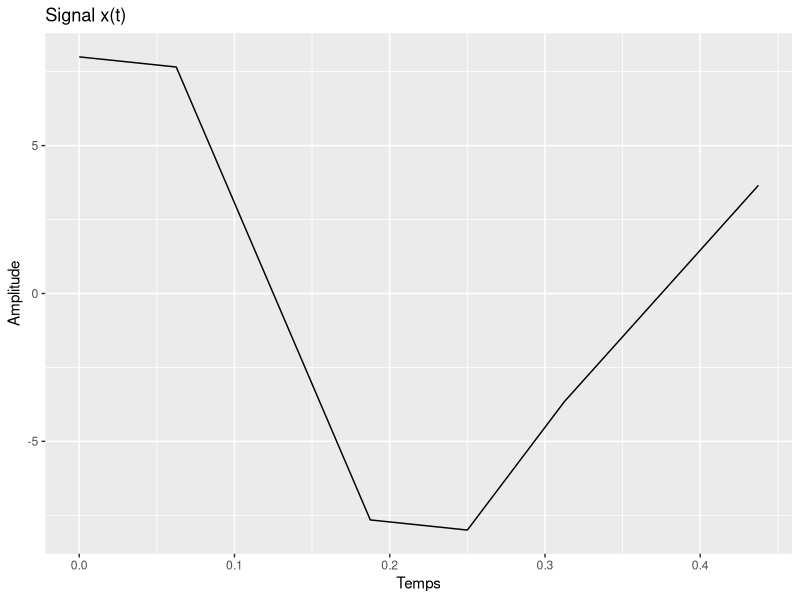
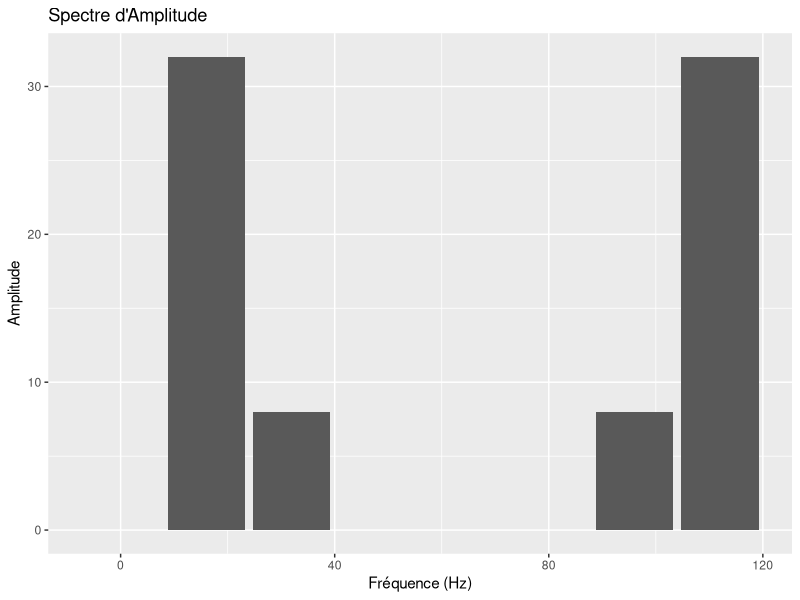

R code for these plots, in order:
### Question 1 ###

# Définir les paramètres
N <- 8
Te <- 1/16  # Période d'échantillonnage (fe = 16 Hz)
t <- seq(0, (N-1)*Te, by=Te)  # Créer un vecteur de temps

print(t)

# Définir la fonction x(t)
x <- function(t) {
  return(2 * sin(8 * pi * t) + 8 * cos(4 * pi * t))
}

# Échantillonner le signal x(t) pour obtenir xn
xn <- x(t)

# Calculer la TFD en utilisant la fonction fft()
Xk <- fft(xn)

print(Xk)

### Question 2 ###

library(ggplot2)

# Créer un data frame pour le signal xn
df_signal <- data.frame(t, xn)

# Tracer le signal dans le domaine temporel
(
  ggplot(df_signal, aes(x=t, y=xn))
  + geom_line()
  + labs(x="Temps", y="Amplitude")
  + ggtitle("Signal x(t)")
)

# Calculer le spectre d'amplitude
amplitude_spectrum <- abs(Xk)

# Créer un data frame pour le spectre d'amplitude
df_spectrum <- data.frame(
  frequency = seq(0, (N-1)*(1/Te), by=1/Te),
  amplitude_spectrum
)

# Tracer le spectre d'amplitude dans le domaine fréquentiel
(
  ggplot(df_spectrum, aes(x=frequency, y=amplitude_spectrum))
  + geom_bar(stat="identity")
  + labs(x="Fréquence (Hz)", y="Amplitude")
  + ggtitle("Spectre d'Amplitude")
)
